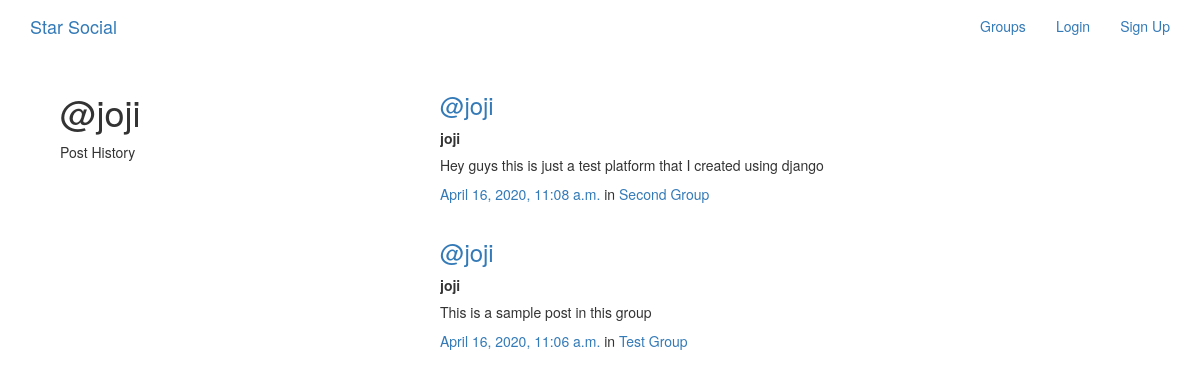
Screenshot of /posts/by/joji/ with the database file from the repository.
### posts/models.py (models this page shows, shortened)
class Post(models.Model):
    user = models.ForeignKey(User, related_name="posts",on_delete=models.CASCADE)
    created_at = models.DateTimeField(auto_now=True)
    message = models.TextField()
    message_html = models.TextField(editable=False)
    group = models.ForeignKey(Group, related_name="posts",null=True, blank=True,on_delete=models.CASCADE)
    class Meta:
        ordering = ["-created_at"]
        unique_together = ["user", "message"]

### groups/models.py (models this page shows, shortened)
class Group(models.Model):
    name = models.CharField(max_length=255, unique=True)
    slug = models.SlugField(allow_unicode=True, unique=True)
    description = models.TextField(blank=True, default='')
    description_html = models.TextField(editable=False, default='', blank=True)
    members = models.ManyToManyField(User,through="GroupMember")
    class Meta:
        ordering = ["name"]

### posts/views.py (the view)
# urls.py: path("by/<username>/",views.UserPosts.as_view(),name="for_user"),
class UserPosts(generic.ListView):
    model = models.Post
    template_name = "posts/user_post_list.html"
    def get_queryset(self):
        try:
            self.post_user = User.objects.prefetch_related("posts").get(
                username__iexact=self.kwargs.get("username")
            )
        except User.DoesNotExist:
            raise Http404
        else:
            return self.post_user.posts.all()
    def get_context_data(self, **kwargs):
        context = super().get_context_data(**kwargs)
        context["post_user"] = self.post_user
        return context

### posts/templates/posts/user_post_list.html
{% extends "posts/post_base.html" %}
{% block prepost %}
<div class="col-md-4">
	<h1>@{{ post_user.username }}</h1>
	<p>Post History</p>
</div>
{% endblock %}
{% block post_content %}
<div class="col-md-8">
	{% for post in post_list %}
		{% include "posts/_post.html" %}
	{% endfor %}
</div>
{% endblock %}

### posts/templates/posts/_post.html (shortened to what this page needs)
<div class="media">
	<h3 class="mr-5"><a href="{% url 'posts:for_user' username=post.user.username %}">@{{ post.user.username }}</a></h3>
	<div class="media-body">
		<strong>{{ post.user.username }}</strong>
		<h5>{{ post.message_html|safe }}</h5>
			<time class="time"><a href="{% url 'posts:single' username=post.user.username pk=post.pk %}">{{ post.created_at }}</a></time>
			{% if post.group %}
			<span class="group-name">in <a href="#">{{ post.group.name }}</a></span>
			{% endif %}
	</div>
</div>

### rows the page displays
Post: user.username "joji", message_html "Hey guys this is just a test platform that I created using django", created_at "April 16, 2020, 11:08 a.m.", group.name "Second Group"
Post: user.username "joji", message_html "This is a sample post in this group", created_at "April 16, 2020, 11:06 a.m.", group.name "Test Group"

### other values shown
{{ post_user.username }} "joji"
